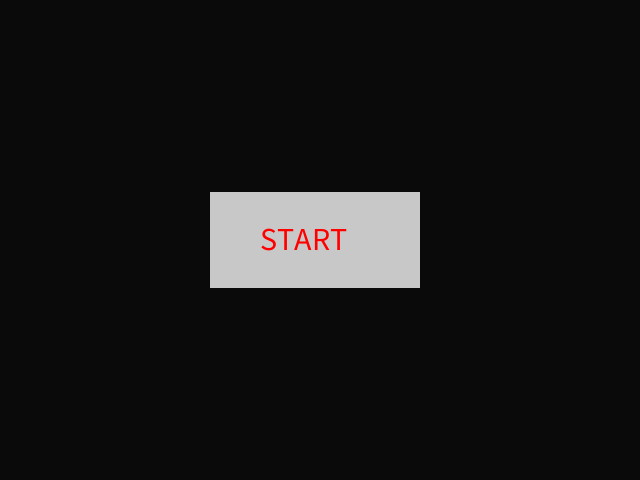
Frame 1 (no input)
Frame 60 (the mouse pressed at the canvas centre just before this capture): identical to frame 1, image omitted
Frame 120 (the mouse held since frame 60 and released just before this capture): identical to frame 1, image omitted

The Processing sketch that drew this single still picture (run headless with seeded random() and noise(); from frame 60 on, the mouse is pressed at the canvas centre):

// Processing sketch: Final_haines_v1
// ── Final_haines_v1.pde
final int BACKGROUND_COLOR = 10;
final int WALL_COLOR = 0xCCCCCC;
final int PACMAN_SPEED = 2;
final int GHOST_SPEED = 1;

boolean running = false;
boolean paused = false;

int xPos;
int yPos;
int xVel = PACMAN_SPEED;
int yVel = 0;

float startT, stopT;

void setup() {
  size( 640, 480 );
  background( BACKGROUND_COLOR );
  fill( 200 );
  noStroke();
  rect( 210, 192, 210, 96);
  textSize( 32 );
  fill( 255, 0, 0 );
  text( "START", 260, 250 );
}

void mouseClicked() {
  if( !running ) {
    startNew();
  }
}

void keyPressed() {
  if( !running && key != ' ' ) return;
  if( !running && key == ' ' ) {
    startNew();
    return;
  }
  if( key == ' ' || key == 'p' || key == 'P' ) {
    if( paused ) {
      paused = false;
    }
    else {
      paused = true;
      textSize( 96 );
      fill( 255, 0, 0 );
      text( "PAUSED", 140, 150 );
    }
    return;
  } else if( keyCode == UP ) {
    xVel = 0;
    yVel = -PACMAN_SPEED;
    return;
  } else if( keyCode == DOWN ) {
    xVel = 0;
    yVel = PACMAN_SPEED;
    return;
  } else if( keyCode == RIGHT ) {
    xVel = PACMAN_SPEED;
    yVel = 0;
    return;
  } else if( keyCode == LEFT ) {
    xVel = -PACMAN_SPEED;
    yVel = 0;
    return;
  }
}

void startNew() {
  running = true;
  paused = false;
  background( BACKGROUND_COLOR );
  xPos = 320;
  yPos = 240;
  xVel = PACMAN_SPEED;
  yVel = 0;
}

void endGame() {
  fill( 200 );
  noStroke();
  rect( 210, 192, 210, 96);
  textSize( 32 );
  fill( 255, 0, 0 );
  text( "YOU DIED", 230, 250 );
  textSize( 16 );
  text( "START OVER?", 259, 277 );
  running = false;
}

boolean checkAlive() {
  if( xPos-10 < 0 || yPos-10 < 0 || xPos+10 > width || yPos+10 > height ) {
    return false;
  }
  return true;
}

void draw() {
  if( running && !paused ) {
    background( BACKGROUND_COLOR );
    
    // DRAW MAP
    // to be implemented later
    fill( (WALL_COLOR >> 16) & 0xFF, (WALL_COLOR >> 8) & 0xFF, WALL_COLOR & 0xFF );
    rect( 370, 10, 10, 460 );

    // CHECK IF PACMAN CAN MOVE
    if( (get( xPos + xVel, yPos + yVel ) & 0xFFFFFF) != WALL_COLOR ) {
      xPos += xVel;
      yPos += yVel;
    }
    
    // DRAW PACMAN
    fill( 255, 255, 51 );
    if( xVel == 0 && yVel < 0 ) {
      startT = 7*PI/4;
      stopT = 13*PI/4;
    }
    else if( xVel == 0 && yVel > 0 ) {
      startT = 3*PI/4;
      stopT = 9*PI/4;
    }
    else if( xVel < 0 ) {
      startT = 5*PI/4;
      stopT = 11*PI/4;
    }
    else {
      startT = PI/4;
      stopT = 7*PI/4;
    }
    arc( xPos, yPos, 20, 20, startT, stopT, PIE );
    // DONE DRAWING PACMAN

    // DRAW GHOSTS
    // to be implemented later

    if( !checkAlive() ) endGame();
  }
}
